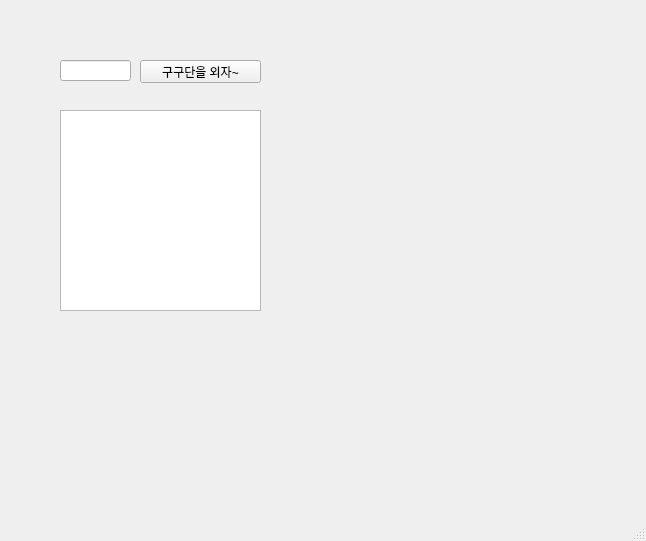
<?xml version="1.0" encoding="UTF-8"?>
<ui version="4.0">
 <class>MainWindow</class>
 <widget class="QMainWindow" name="MainWindow">
  <property name="geometry">
   <rect>
    <x>0</x>
    <y>0</y>
    <width>646</width>
    <height>541</height>
   </rect>
  </property>
  <property name="windowTitle">
   <string>MainWindow</string>
  </property>
  <widget class="QWidget" name="centralwidget">
   <widget class="QLineEdit" name="le">
    <property name="geometry">
     <rect>
      <x>60</x>
      <y>60</y>
      <width>71</width>
      <height>21</height>
     </rect>
    </property>
   </widget>
   <widget class="QPushButton" name="pb">
    <property name="geometry">
     <rect>
      <x>140</x>
      <y>60</y>
      <width>121</width>
      <height>23</height>
     </rect>
    </property>
    <property name="text">
     <string>구구단을 외자~</string>
    </property>
   </widget>
   <widget class="QTextEdit" name="te">
    <property name="geometry">
     <rect>
      <x>60</x>
      <y>110</y>
      <width>201</width>
      <height>201</height>
     </rect>
    </property>
   </widget>
  </widget>
  <widget class="QMenuBar" name="menubar">
   <property name="geometry">
    <rect>
     <x>0</x>
     <y>0</y>
     <width>646</width>
     <height>21</height>
    </rect>
   </property>
  </widget>
  <widget class="QStatusBar" name="statusbar"/>
 </widget>
 <resources/>
 <connections/>
</ui>
